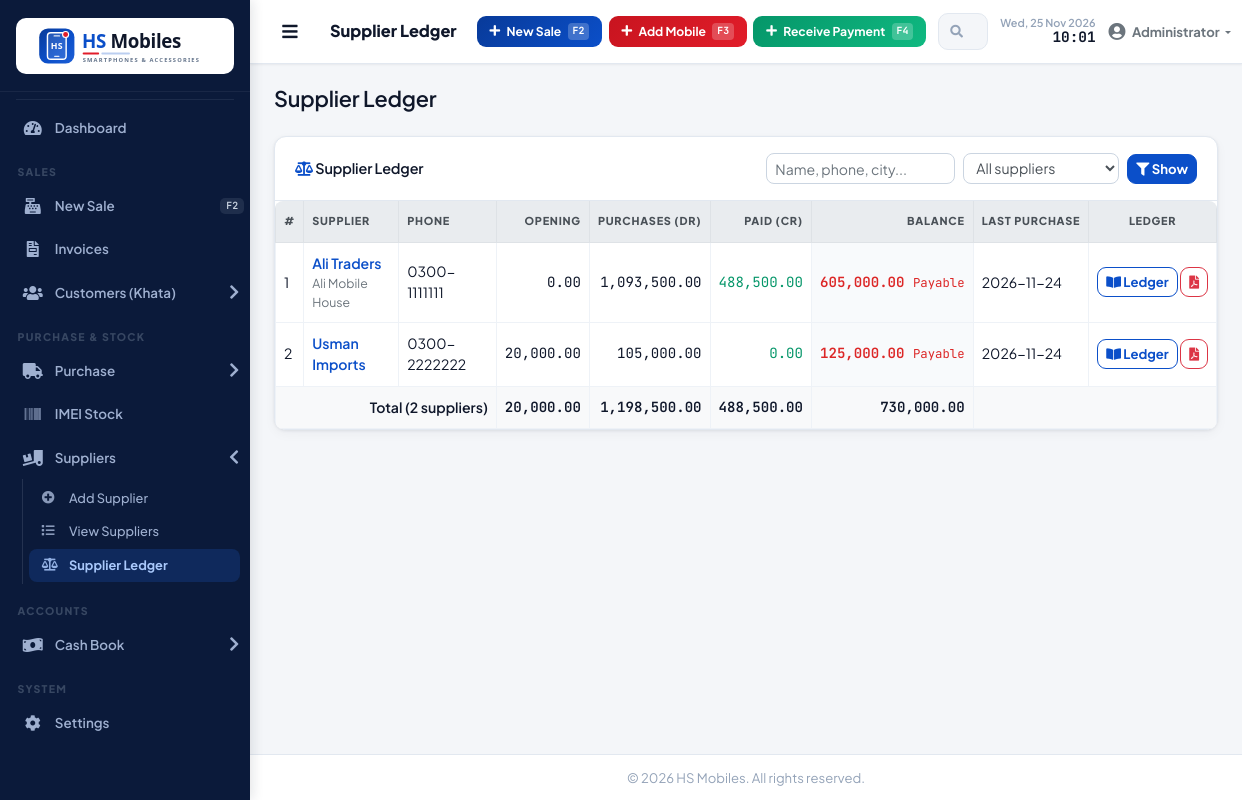
/modules/inventory/supplier_ledger.php (signed in), run on the app's committed database.
### tables this page shows
CREATE TABLE `suppliers` (
  `id` int(11) NOT NULL,
  `name` varchar(100) NOT NULL,
  `contact_person` varchar(100) DEFAULT NULL,
  `phone` varchar(20) DEFAULT NULL,
  `email` varchar(100) DEFAULT NULL,
  `address` text DEFAULT NULL,
  `city` varchar(50) DEFAULT NULL,
  `opening_balance` decimal(12,2) DEFAULT 0.00,
  `adjustment` decimal(12,2) DEFAULT 0.00 COMMENT 'Positive = we owe, Negative = supplier owes us',
  `status` tinyint(1) DEFAULT 1,
  `created_at` date NOT NULL,
  `updated_at` date DEFAULT NULL
);

### modules/inventory/supplier_ledger.php (the view, shortened to what this page needs)
<?php
require_once '../../includes/functions.php';
$q      = trim($_GET['q'] ?? '');
$filter = $_GET['filter'] ?? 'all';
$sql = "SELECT s.id, s.name, s.contact_person, s.phone, s.city,
          (COALESCE(s.opening_balance, 0) + COALESCE(s.adjustment, 0)) AS opening,
          COALESCE((SELECT SUM(p.total_amount) FROM purchases p WHERE p.supplier_id = s.id AND p.status <> 'cancelled'), 0) AS purchases_total,
          COALESCE((SELECT SUM(sp.amount) FROM supplier_payments sp WHERE sp.supplier_id = s.id), 0) AS paid_total,
          (SELECT MAX(p2.purchase_date) FROM purchases p2 WHERE p2.supplier_id = s.id AND p2.status <> 'cancelled') AS last_purchase
        FROM suppliers s";
$params = [];
$sql .= " ORDER BY COALESCE(NULLIF(s.contact_person, ''), s.name) ASC";
$st = $pdo->prepare($sql);
$st->execute($params);
$rows = [];
$tot = ['opening' => 0, 'purchases' => 0, 'paid' => 0, 'balance' => 0];
foreach ($st->fetchAll() as $r) {
    $r['balance'] = round((float)$r['opening'] + (float)$r['purchases_total'] - (float)$r['paid_total'], 2);
    $rows[] = $r;
    $tot['opening']   += (float)$r['opening'];
    $tot['purchases'] += (float)$r['purchases_total'];
    $tot['paid']      += (float)$r['paid_total'];
    $tot['balance']   += $r['balance'];
}
require_once '../../includes/header.php';
$money = function ($v) { return number_format((float)$v, 2); };
?>
<div class="card shadow mb-4">
  <div class="card-header py-3 d-flex flex-wrap align-items-center justify-content-between">
    <h6 class="m-0 font-weight-bold text-primary"><i class="fas fa-balance-scale"></i> Supplier Ledger</h6>
    <form method="get" class="form-inline mt-2 mt-md-0">
      <input type="text" name="q" value="<?= htmlspecialchars($q) ?>" class="form-control form-control-sm mr-2" placeholder="Name, phone, city...">
      <select name="filter" class="form-control form-control-sm mr-2">
        <option value="all"     <?= $filter === 'all' ? 'selected' : '' ?>>All suppliers</option>
      </select>
      <button class="btn btn-sm btn-primary"><i class="fas fa-filter"></i> Show</button>
    </form>
  </div>
  <div class="card-body p-0">
    <div class="table-responsive">
      <table class="table table-bordered table-hover table-sm mb-0">
        <thead class="thead-light">
          <tr>
            <th>#</th><th>Supplier</th><th>Phone</th>
            <th class="text-right">Opening</th><th class="text-right">Purchases (Dr)</th>
            <th class="text-right">Paid (Cr)</th><th class="text-right">Balance</th>
            <th>Last Purchase</th><th class="text-center no-print">Ledger</th>
          </tr>
        </thead>
        <tbody>
        <?php foreach ($rows as $i => $r):
          $label = trim((string)($r['contact_person'] ?: $r['name'])); ?>
          <tr>
            <td><?= $i + 1 ?></td>
            <td class="font-weight-bold"><a href="supplier_view.php?id=<?= (int)$r['id'] ?>&amp;tab=ledger"><?= htmlspecialchars($label) ?></a>
              <?php if (!empty($r['name']) && $r['name'] !== $label): ?><div class="small text-muted"><?= htmlspecialchars((string)$r['name']) ?></div><?php endif; ?></td>
            <td><?= htmlspecialchars((string)$r['phone']) ?></td>
            <td class="text-right money"><?= $money($r['opening']) ?></td>
            <td class="text-right money"><?= $money($r['purchases_total']) ?></td>
            <td class="text-right money text-success"><?= $money($r['paid_total']) ?></td>
            <td class="text-right money font-weight-bold <?= $r['balance'] > 0 ? 'text-danger' : ($r['balance'] < 0 ? 'text-success' : '') ?>">
              <?= $money(abs($r['balance'])) ?> <small><?= $r['balance'] > 0 ? 'Payable' : ($r['balance'] < 0 ? 'Advance' : '') ?></small></td>
            <td><?= htmlspecialchars((string)($r['last_purchase'] ?? '-')) ?></td>
            <td class="text-center no-print text-nowrap">
              <a href="supplier_view.php?id=<?= (int)$r['id'] ?>&amp;tab=ledger" class="btn btn-sm btn-outline-primary" title="Open ledger"><i class="fas fa-book-open"></i> Ledger</a>
              <a href="supplier_ledger_print.php?id=<?= (int)$r['id'] ?>" target="_blank" class="btn btn-sm btn-outline-danger" title="PDF / Print"><i class="fas fa-file-pdf"></i></a>
            </td>
          </tr>
        <?php endforeach; ?>
        </tbody>
        <?php if ($rows): ?>
        <tfoot>
          <tr class="font-weight-bold bg-light">
            <td colspan="3" class="text-right">Total (<?= count($rows) ?> suppliers)</td>
            <td class="text-right money"><?= $money($tot['opening']) ?></td>
            <td class="text-right money"><?= $money($tot['purchases']) ?></td>
            <td class="text-right money"><?= $money($tot['paid']) ?></td>
            <td class="text-right money"><?= $money($tot['balance']) ?></td>
            <td colspan="2"></td>
          </tr>
        </tfoot>
        <?php endif; ?>
      </table>
    </div>
  </div>
</div>
<?php require_once '../../includes/footer.php'; ?>

### assets/css/style.css (style rules this page uses)
:root { --sidebar-bg: #0b1a3a; --sidebar-hover: #142a5c; --sidebar-active: #1d5fd6; --sidebar-text: #94a3b8; --sidebar-text-hover: #ffffff; --sidebar-width: 250px; --primary: #0b4fc9; --primary-dark: #083a99; --secondary: #14b8a6; --success: #10b981; --info: #06b6d4; --warning: #f59e0b; --danger: #ef4444; --body-bg: #f1f5f9; --card-shadow: 0 1px 3px rgba(0,0,0,0.08), 0 1px 2px rgba(0,0,0,0.06); --topbar-height: 60px; }
* { margin: 0; padding: 0; box-sizing: border-box; }
body { font-family: 'Segoe UI', Tahoma, Geneva, Verdana, sans-serif; background: var(--body-bg); overflow-x: hidden; }
.card { border: none; box-shadow: var(--card-shadow); border-radius: 0.5rem; }
.card-header { background: #fff; border-bottom: 1px solid #e2e8f0; padding: 0.9rem 1.25rem; font-weight: 600; border-radius: 0.5rem 0.5rem 0 0 !important; }
.card-header h6 { font-size: 0.9rem; margin: 0; }
.text-primary { color: var(--primary) !important; }
.text-success { color: var(--success) !important; }
.text-danger { color: var(--danger) !important; }
.btn-primary { background: var(--primary); border-color: var(--primary); color: #fff; }
.btn-outline-primary { color: var(--primary); border-color: var(--primary); }
.table { margin-bottom: 0; }
.table th { font-size: 0.78rem; font-weight: 700; text-transform: uppercase; letter-spacing: 0.04em; color: #64748b; border-top: none; white-space: nowrap; padding: 0.75rem 0.5rem; }
.table td { vertical-align: middle; font-size: 0.88rem; padding: 0.65rem 0.5rem; }
.table-bordered th, .table-bordered td { border-color: #e2e8f0; }
.form-control, .form-select { border-radius: 0.375rem; border-color: #d1d5db; font-size: 0.9rem; }
.font-weight-bold { font-weight: 600 !important; }
.shadow { box-shadow: var(--card-shadow); }

### data on the page
suppliers: contact_person "Ali Traders", name "Ali Mobile House", phone "0300-1111111", opening "0.00", purchases_total "1,093,500.00", paid_total "488,500.00", balance "605,000.00", last_purchase "2026-11-24"
suppliers: contact_person "Usman Imports", phone "0300-2222222", opening "20,000.00", purchases_total "105,000.00", paid_total "0.00", balance "125,000.00", last_purchase "2026-11-24"

### other printed values
$page_title "Supplier Ledger"
$_SESSION['user_name'] "Administrator"
count($rows) "2"
$money($tot['opening']) "20,000.00"
$money($tot['purchases']) "1,198,500.00"
$money($tot['paid']) "488,500.00"
$money($tot['balance']) "730,000.00"
shop('name') ?: 'HS Mobiles' "HS Mobiles"
